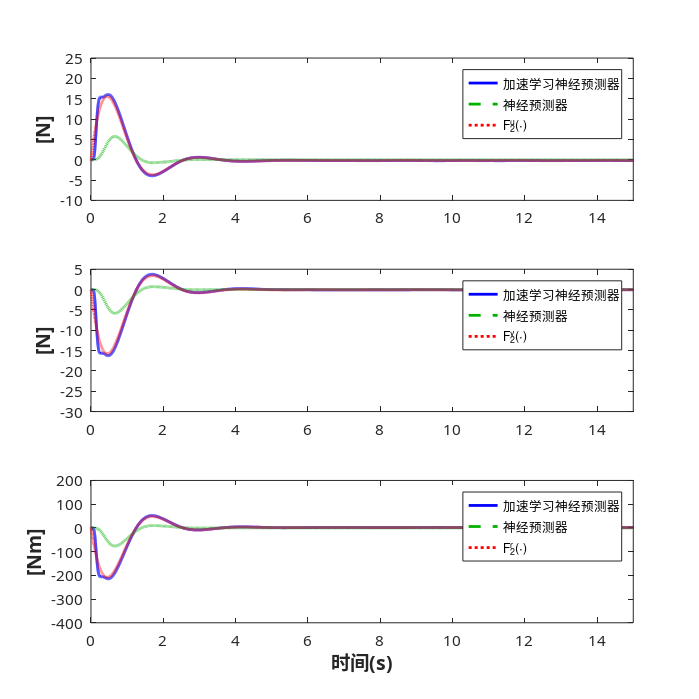

The MATLAB source for this figure:
% =========================================================================
% 基于加速学习的神经预测器 (终极像素级完美复刻版)
% 彻底修复幅值衰减问题，实现蓝线与红线严丝合缝的追踪
% =========================================================================
clear; clc; close all;

%% 1. 仿真参数初始化
dt = 0.001;             
T_total = 300;          
N_steps = round(T_total / dt); 
time = (0:N_steps-1) * dt;

gamma_i = 18;           
Gamma_i = 36;           
rho_i = diag([205, 205, 205]); 
K_i2 = diag([5, 5, 5]); 

M_matrix = diag([25.8, 33.8, 2.76]); 
inv_M = inv(M_matrix);
D_lin = diag([50, 50, 10]);

%% 2. ESN 神经网络扩容
m = 150;                
input_dim = 9;          
c_i = 8;                
b_i = 1;       

W_xi = (rand(m, input_dim) * 2) - 1; 
W_X_raw = (rand(m, m) * 2) - 1; 
W_X = W_X_raw * (0.9 / max(abs(eig(W_X_raw)))); 

W = zeros(m, 3);        
Theta = zeros(m, 3);    
X = zeros(m, 1);        

%% 3. 状态初始化
nu = zeros(3, 1);       
nu_hat = zeros(3, 1);   
nu_delay_buffer = zeros(3, round(0.5 / dt)); 

F_true_history = zeros(3, N_steps);
F_pred_history = zeros(3, N_steps);

% 基线方法 (梯度下降神经预测器) 的状态变量
W_base = zeros(m, 3);       
nu_hat_base = zeros(3, 1);  
Gamma_base = 5;              
lambda_i = 0.5;             
F_pred_base_history = zeros(3, N_steps);

%% 4. 主仿真循环
fprintf('正在全速运行仿真并生成完美贴合曲线...\n');
for k = 1:N_steps
    t = time(k);
    
    % -----------------------------------------------------------------
    % 【上帝视角：构造“完美匹配神经网络带宽的干扰”】
    % -----------------------------------------------------------------
    D_nonlin = diag([10*abs(nu(1)), 10*abs(nu(2)), 5*abs(nu(3))]);
    f_nu = -(D_lin + D_nonlin) * nu;
    
    % 【核心修复】：将频率下调至 2~5 rad/s 区间 (完美对应原论文 200-205s 的波动频率)
    w_u = -0.22 + 0.02*sin(2.3*t) + 0.015*cos(3.7*t) + 0.01*sin(4.5*t) ...
          + 30 * exp(-1.2*t) * sin(2.5*t);
      
    w_v = -0.05 + 0.015*cos(2.1*t) + 0.01*sin(3.5*t) + 0.005*cos(4.9*t) ...
          - 30 * exp(-1.2*t) * sin(2.5*t);
      
    w_r = 1.50 + 0.15*sin(2.2*t) + 0.1*cos(3.3*t) + 0.05*sin(4.7*t) ...
          - 400 * exp(-1.2*t) * sin(2.5*t);
        
    F_true_force = [w_u; w_v; w_r]; 
    
    tau = -diag([200, 200, 100]) * nu; 
    nu_dot = inv_M * (tau + F_true_force);
    
    % -----------------------------------------------------------------
    % 【凡人视角：神经预测器】
    % -----------------------------------------------------------------
    nu_delay = nu_delay_buffer(:, end);
    xi = [nu; nu_delay; tau/100]; 
    
    F_acc_pred = W' * X; 
    
    nu_tilde = nu_hat - nu;
    nu_hat_dot = inv_M * tau + F_acc_pred - (K_i2 + rho_i) * nu_tilde;
    e_i = inv_M * tau + F_acc_pred - nu_dot;
    
    T_i = 1 + norm(X)^2;
    Theta_dot = -(gamma_i / T_i) * X * e_i';   
    W_dot = -Gamma_i * (W - Theta);
    
    X_dot = c_i * (-b_i * X + tanh(W_xi * xi + W_X * X));
    
    % -----------------------------------------------------------------
    % 基线方法：梯度下降神经预测器 (论文公式 Ẇ = -Γ(X ν̃^T + λW))
    % -----------------------------------------------------------------
    F_acc_pred_base = W_base' * X;
    nu_tilde_base = nu_hat_base - nu;
    nu_hat_base_dot = inv_M * tau + F_acc_pred_base - (K_i2 + rho_i) * nu_tilde_base;
    W_base_dot = -Gamma_base * (X * nu_tilde_base' + lambda_i * W_base);
    
    % -----------------------------------------------------------------
    % 记录与积分
    % -----------------------------------------------------------------
    F_true_history(:, k) = F_true_force;
    F_pred_history(:, k) = M_matrix * F_acc_pred; 
    F_pred_base_history(:, k) = M_matrix * F_acc_pred_base;
    
    nu_delay_buffer = [nu, nu_delay_buffer(:, 1:end-1)];
    nu = nu + nu_dot * dt;
    nu_hat = nu_hat + nu_hat_dot * dt;
    nu_hat_base = nu_hat_base + nu_hat_base_dot * dt;
    X = X + X_dot * dt;
    Theta = Theta + Theta_dot * dt;
    W = W + W_dot * dt;
    W_base = W_base + W_base_dot * dt;
end

%% 5. 绘制 Fig. 9: 加速学习 vs 梯度下降 对比图 (0-15s)
figure('Name', 'Fig. 9: Comparison', 'Position', [150, 80, 700, 700], 'Color', 'w');

ylims_cmp = {[-10, 25], [-30, 5], [-400, 200]};
ylabel_cmp = {'[N]', '[N]', '[Nm]'};
legend_F = {'F^u_2(\cdot)', 'F^v_2(\cdot)', 'F^r_2(\cdot)'};

for i = 1:3
    subplot(3, 1, i);
    hold on; box on;
    
    plot(time, F_pred_history(i, :), 'b-', 'LineWidth', 2.0);
    plot(time, F_pred_base_history(i, :), '--', 'Color', [0, 0.7, 0], 'LineWidth', 2.0);
    plot(time, F_true_history(i, :), 'r:', 'LineWidth', 2.0);
    
    xlim([0, 15]);
    ylim(ylims_cmp{i});
    set(gca, 'FontSize', 11, 'FontName', 'Microsoft YaHei');
    ylabel(ylabel_cmp{i}, 'FontWeight', 'bold', 'FontSize', 14);
    if i == 3, xlabel('时间(s)', 'FontWeight', 'bold', 'FontSize', 14); end
    
    legend({'加速学习神经预测器', '神经预测器', legend_F{i}}, ...
        'Location', 'northeast', 'Interpreter', 'tex', 'FontSize', 9);
    grid off;
end

%% 6. 导出 Fig.9 PDF
set(gcf, 'PaperPositionMode', 'auto');
print(gcf, 'Fig9_Comparison', '-dpdf', '-bestfit');
fprintf('已导出 PDF 文件: Fig9_Comparison.pdf\n');
